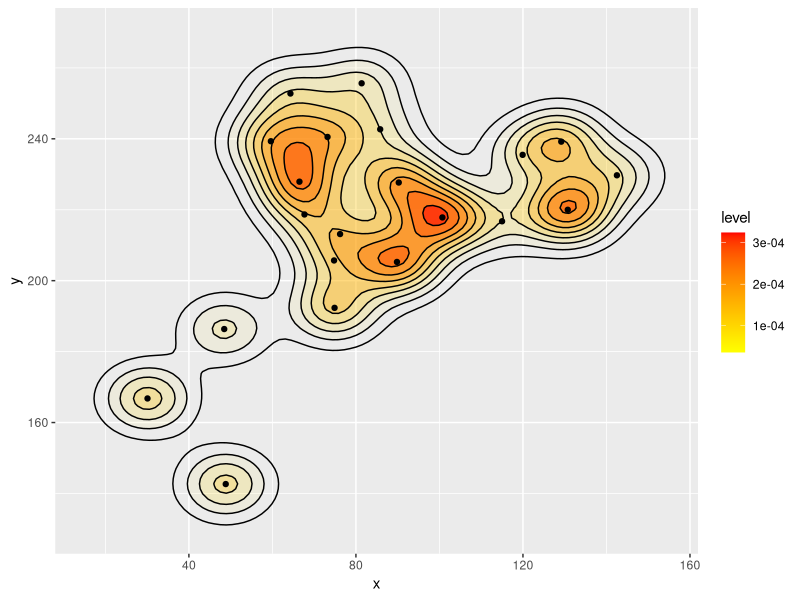
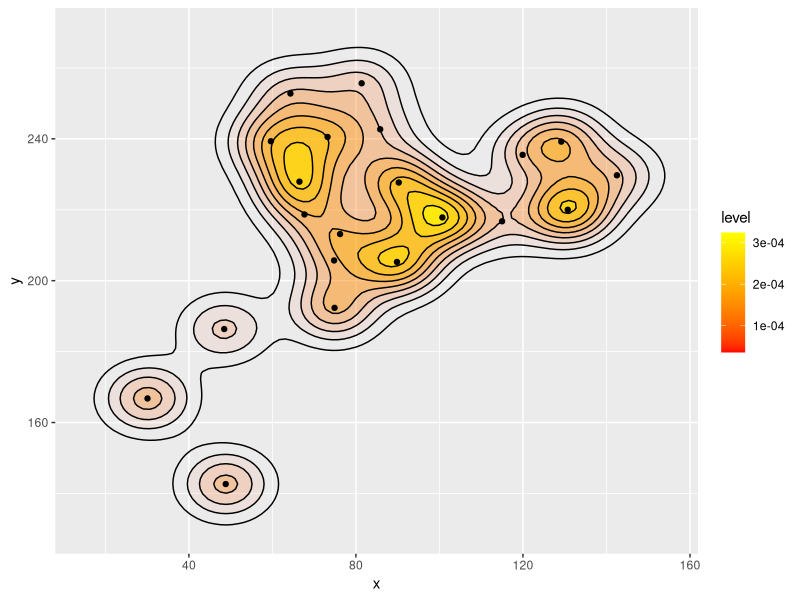
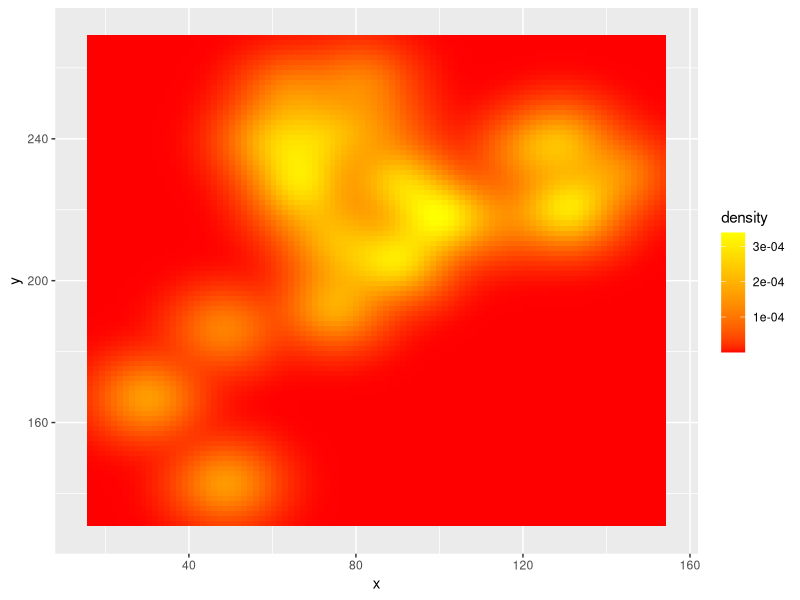
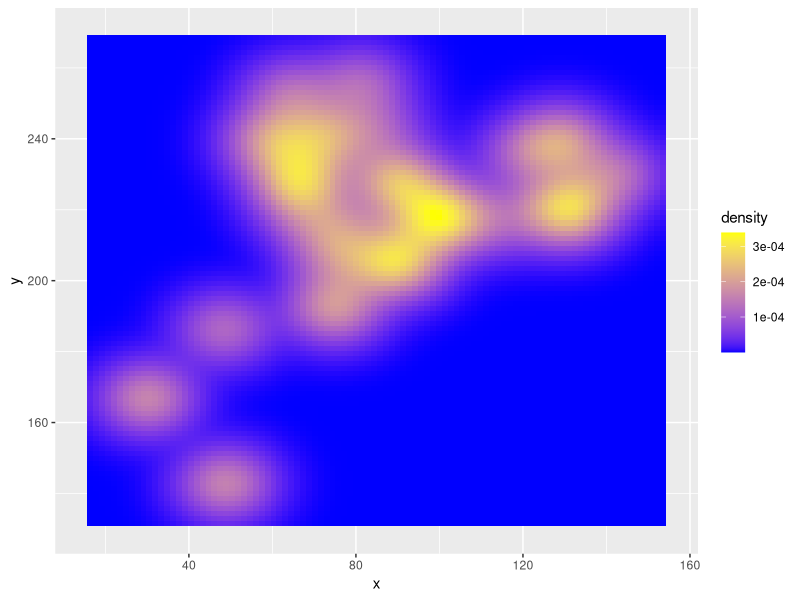
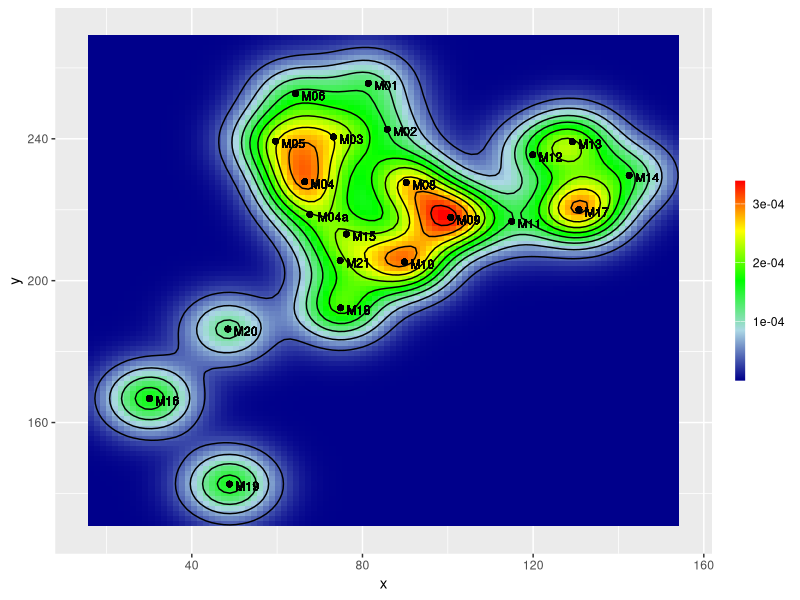
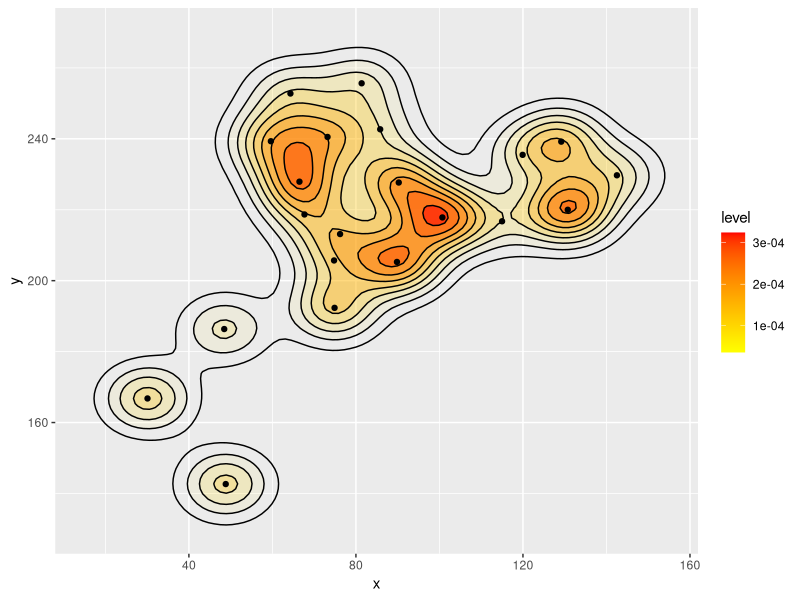
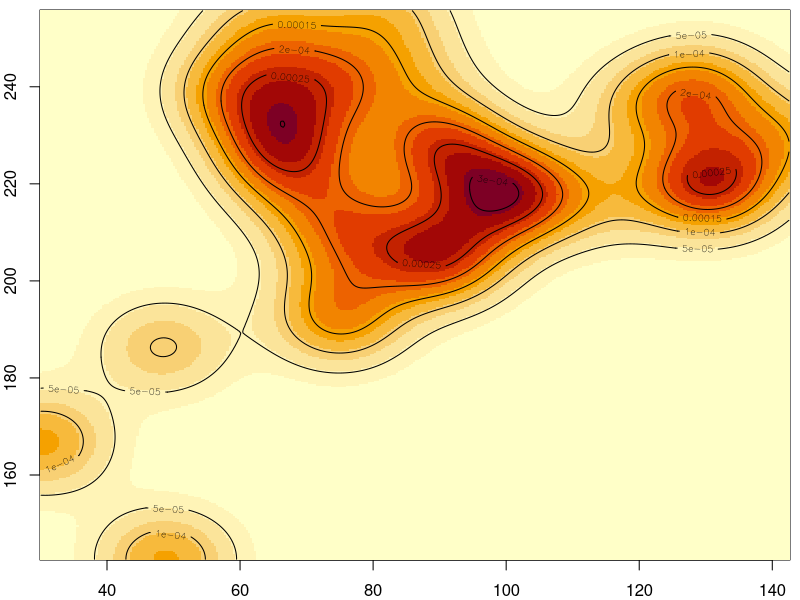
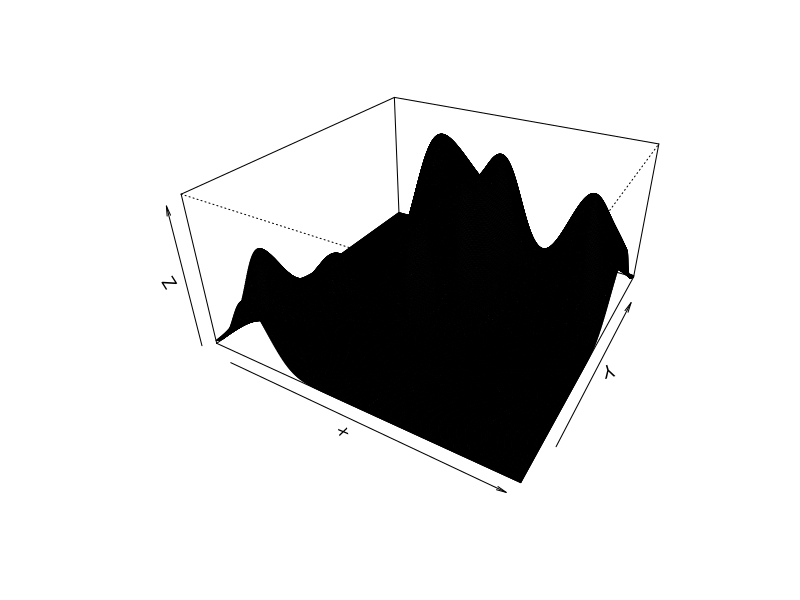

Source code (R) for these figures, in order:
dataset <- structure(list(contesto = structure(1:21, .Label = c("M01", "M02", 
"M03", "M04", "M04a", "M05", "M06", "M08", "M09", "M10", "M11", 
"M12", "M13", "M14", "M15", "M16", "M17", "M18", "M19", "M20", 
"M21"), class = "factor"), x = c(81.37, 85.814, 73.204, 66.478, 
67.679, 59.632, 64.316, 90.258, 100.707, 89.829, 114.998, 119.922, 
129.17, 142.501, 76.206, 30.09, 130.731, 74.885, 48.823, 48.463, 
74.765), y = c(255.659, 242.688, 240.526, 227.916, 218.668, 239.325, 
252.777, 227.676, 217.828, 205.278, 216.747, 235.482, 239.205, 
229.717, 213.144, 166.785, 219.989, 192.336, 142.645, 186.361, 
205.698), perc = c(22, 16, 33, 46, 15, 35, 23, 45, 58, 53, 15, 
18, 36, 24, 24, 33, 56, 36, 32, 24, 16)), .Names = c("contesto", 
"x", "y", "perc"), row.names = c(NA, -21L), class = "data.frame")

library(ggplot2)
dataset2 <- with(dataset, dataset[rep(1:nrow(dataset), perc),])

ggplot(dataset2, aes(x, y)) + 
    stat_density2d(aes(alpha=..level.., fill=..level..), size=2, 
        bins=10, geom="polygon") + 
    scale_fill_gradient(low = "yellow", high = "red") +
    scale_alpha(range = c(0.00, 0.5), guide = FALSE) +
    geom_density2d(colour="black", bins=10) +
    geom_point(data = dataset) +
    guides(alpha=FALSE) + xlim(c(15, 155)) + ylim(c(130, 270))  

ggsave("example_1/dense3.png", width=6, height=6)


ggplot(dataset2, aes(x, y)) + 
    stat_density2d(aes(alpha=..level.., fill=..level..), size=2, 
        bins=10, geom="polygon") + 
    scale_fill_gradient(low = "red", high = "yellow") +
    scale_alpha(range = c(0.00, 0.5), guide = FALSE) +
    geom_density2d(colour="black", bins=10) +
    geom_point(data = dataset) +
    guides(alpha=FALSE) + xlim(c(15, 155)) + ylim(c(130, 270))  


##=========
x <- with(dataset2, MASS::kde2d(x, y, h=30, n = 350))

png("example_1/dense4.png", width=600, height=600)
op <- par()$mar
par(mar=c(2,2,.5,.5))
image(x)
contour(x, nlevels = 11, axes = FALSE, frame = TRUE, add = TRUE)
dev.off()

png("example_1/dense5.png", width=600, height=600)
persp(x, theta = 30, phi = 30, expand = 0.5, col = "lightblue")
dev.off()


#==========

ggplot(dataset2, aes(x, y)) +
    stat_density2d(geom="tile", aes(fill = ..density..), contour = FALSE) +
    scale_fill_gradient(low = "red", high = "yellow") + 
    xlim(c(15, 155)) + ylim(c(130, 270))

ggplot(dataset2, aes(x, y)) +
    stat_density2d(geom="tile", aes(fill = ..density..), contour = FALSE) +
    scale_fill_gradient(low = "blue", high = "yellow") + 
    xlim(c(15, 155)) + ylim(c(130, 270))





colfunc <- colorRampPalette(c("darkblue", "lightblue", "green", "yellow", "red"))

ggplot(dataset2, aes(x, y)) +
    stat_density2d(geom="tile", aes(fill = ..density..), contour = FALSE) +
    scale_fill_gradientn(colours=colfunc(400)) + 
    xlim(c(15, 155)) + ylim(c(130, 270)) +
    geom_density2d(colour="black", bins=10) +
    geom_point() + 
    geom_text(aes(label=contesto), size=3, hjust=-.25, vjust=.75) +
    guides(fill = guide_colorbar(barwidth = 0.5, barheight = 10)) +
    theme(legend.title=element_blank())

ggsave("example_1/dense6.png", width=6, height=6)



